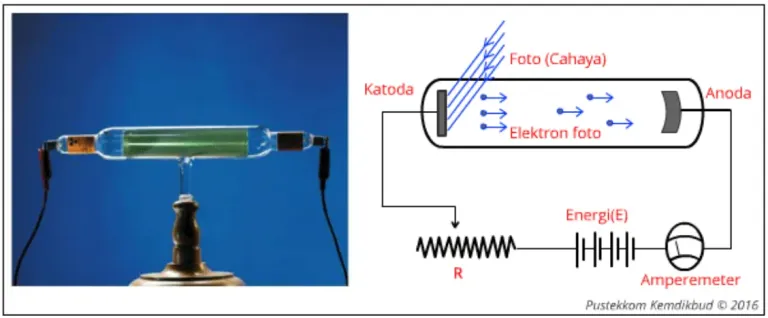
#> input picture artikel ilmiah/artikel 1/Sejarah-Penemuan-Efek-Fotolistrik-768x318.webp, 768 x 318 px
$ python efek_fotolistrik.py
#> lines starting #> are read from the running program, lines starting #| are printed output that depends on the picture
import numpy as np
import matplotlib.pyplot as plt
from matplotlib.widgets import Slider
import matplotlib.patches as patches
from matplotlib.offsetbox import OffsetImage, AnnotationBbox

# Konstanta
h = 6.626e-34  # Konstanta Planck (Joule detik)
e = 1.602e-19  # Muatan elektron (Coulomb)
c = 3e8  # Kecepatan cahaya (m/s)

# Frekuensi cahaya (Hz)
freq = np.linspace(4e14, 1e15, 500)  # Frekuensi dari 4e14 Hz hingga 1e15 Hz

# Fungsi kerja logam awal (dalam Joule)
Φ_default = 2.5 * e

# Energi foton (E = hf)
E_foton = h * freq

# Fungsi untuk menghitung energi kinetik
def calculate_KE(Φ):
    KE = E_foton - Φ
    KE[KE < 0] = 0
    return KE / e  # Energi kinetik dalam eV

# Data awal
KE = calculate_KE(Φ_default)

# Membuat plot
fig, ax = plt.subplots(figsize=(6, 4))
plt.subplots_adjust(left=0.1, right=0.45, bottom=0.25)

# Plot awal
line, = ax.plot(freq, KE, label='Energi Kinetik Elektron (eV)', color='blue')
threshold_line = ax.axvline(x=Φ_default / h, color='red', linestyle='--', label=f'Frekuensi Ambang = {Φ_default / h:.2e} Hz')
ax.set_title('Simulasi Dinamis Efek Fotolistrik')
ax.set_xlabel('Frekuensi Cahaya (Hz)')
ax.set_ylabel('Energi Kinetik Elektron (eV)')
ax.grid(True)
ax.legend()

# Slider untuk fungsi kerja
ax_slider = plt.axes([0.1, 0.1, 0.35, 0.03])
slider = Slider(ax_slider, 'Fungsi Kerja (eV)', 1, 5, valinit=Φ_default / e)

# Membuat kontainer untuk penjelasan di samping grafik
ax_container = plt.axes([0.5, 0.25, 0.45, 0.5])
ax_container.set_xlim(0, 1)
ax_container.set_ylim(0, 1)
ax_container.axis('off')

# Tambahkan kotak kontainer dengan teks penjelasan
explanation_text = (
    "Frekuensi ambang (f_0) adalah nilai frekuensi minimum cahaya yang diperlukan untuk \n"
    "melepaskan elektron dari permukaan logam.\n"
    "Frekuensi ini dihitung menggunakan persamaan: \n"
    "\n"
    "    f_0 = Φ / h \n"
    "\n"
    "Di mana:\n"
    "- Φ: Fungsi kerja logam (dalam Joule)\n"
    "- h: Konstanta Planck (6.626e-34 Js)\n"
    "\n"
    "Pada awal simulasi, Φ = 2.5 eV, sehingga f_0 \u2248 6.00e+14 Hz.\n"
    "Garis vertikal merah menandai frekuensi ambang ini.\n"
)

# Gambar kotak
rect = patches.Rectangle((0, 0), 1, 1, linewidth=1, edgecolor='black', facecolor='lightgrey')
ax_container.add_patch(rect)

# Tambahkan teks ke dalam kotak
ax_container.text(0.05, 0.95, explanation_text, fontsize=8, family='monospace', va='top')

# Tambahkan gambar di bawah teks
image_path = "Sejarah-Penemuan-Efek-Fotolistrik-768x318.webp"
img = plt.imread(image_path)
#> img is the input picture: shape (318, 768, 3); mean R, G, B 160.1, 178.1, 200
image_ax = fig.add_axes([0.5, 0.05, 0.45, 0.2])  # Lokasi untuk menempatkan gambar
image_ax.imshow(img)
image_ax.axis('off')

# Fungsi update
def update(val):
    Φ = slider.val * e  # Konversi dari eV ke Joule
    KE = calculate_KE(Φ)
    line.set_ydata(KE)
    threshold_line.set_xdata([Φ / h])  # Update garis frekuensi ambang
    threshold_line.set_label(f'Frekuensi Ambang = {Φ / h:.2e} Hz')
    ax.legend()
    fig.canvas.draw_idle()

# Hubungkan slider dengan fungsi update
slider.on_changed(update)

plt.show()
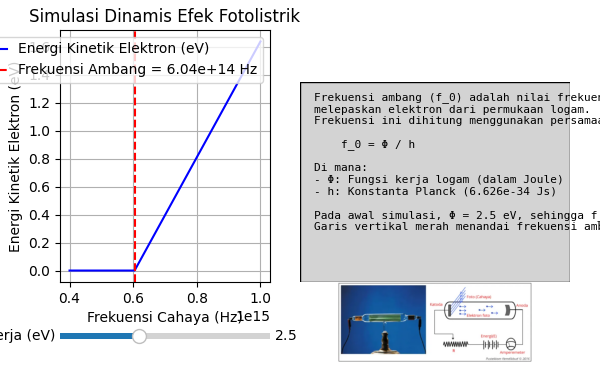
#> figure drawn by matplotlib, 4 panels; panel 1: curve peaks at x = 1e+15, y = 1.64
